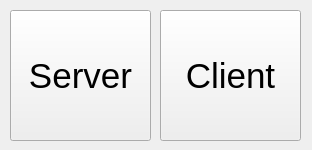
<?xml version="1.0" encoding="UTF-8"?>
<ui version="4.0">
 <class>MainWindow</class>
 <widget class="QMainWindow" name="MainWindow">
  <property name="geometry">
   <rect>
    <x>0</x>
    <y>0</y>
    <width>312</width>
    <height>150</height>
   </rect>
  </property>
  <property name="sizePolicy">
   <sizepolicy hsizetype="Fixed" vsizetype="Fixed">
    <horstretch>0</horstretch>
    <verstretch>0</verstretch>
   </sizepolicy>
  </property>
  <property name="minimumSize">
   <size>
    <width>312</width>
    <height>150</height>
   </size>
  </property>
  <property name="maximumSize">
   <size>
    <width>312</width>
    <height>150</height>
   </size>
  </property>
  <property name="font">
   <font>
    <family>Tahoma</family>
   </font>
  </property>
  <property name="windowTitle">
   <string>Client - Server</string>
  </property>
  <widget class="QWidget" name="centralWidget">
   <widget class="QPushButton" name="startServerBtn">
    <property name="geometry">
     <rect>
      <x>10</x>
      <y>10</y>
      <width>141</width>
      <height>131</height>
     </rect>
    </property>
    <property name="font">
     <font>
      <family>Tahoma</family>
      <pointsize>26</pointsize>
     </font>
    </property>
    <property name="toolTip">
     <string>Start server</string>
    </property>
    <property name="statusTip">
     <string>Server</string>
    </property>
    <property name="whatsThis">
     <string>Server</string>
    </property>
    <property name="text">
     <string>Server</string>
    </property>
    <property name="iconSize">
     <size>
      <width>100</width>
      <height>100</height>
     </size>
    </property>
   </widget>
   <widget class="QPushButton" name="startClientBtn">
    <property name="geometry">
     <rect>
      <x>160</x>
      <y>10</y>
      <width>141</width>
      <height>131</height>
     </rect>
    </property>
    <property name="font">
     <font>
      <family>Tahoma</family>
      <pointsize>26</pointsize>
     </font>
    </property>
    <property name="toolTip">
     <string>Start client</string>
    </property>
    <property name="text">
     <string>Client</string>
    </property>
   </widget>
  </widget>
 </widget>
 <layoutdefault spacing="6" margin="11"/>
 <resources/>
 <connections/>
</ui>
